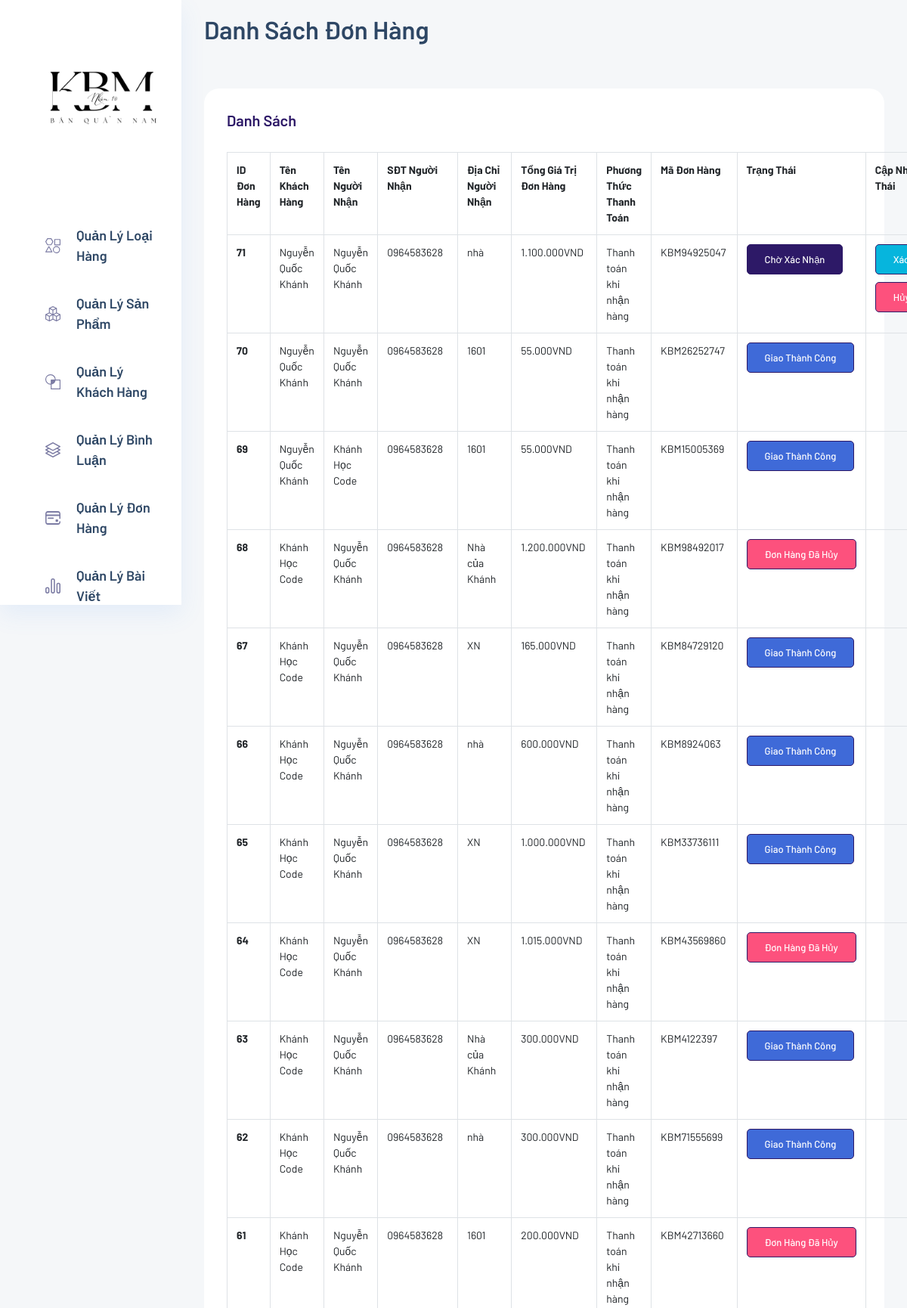
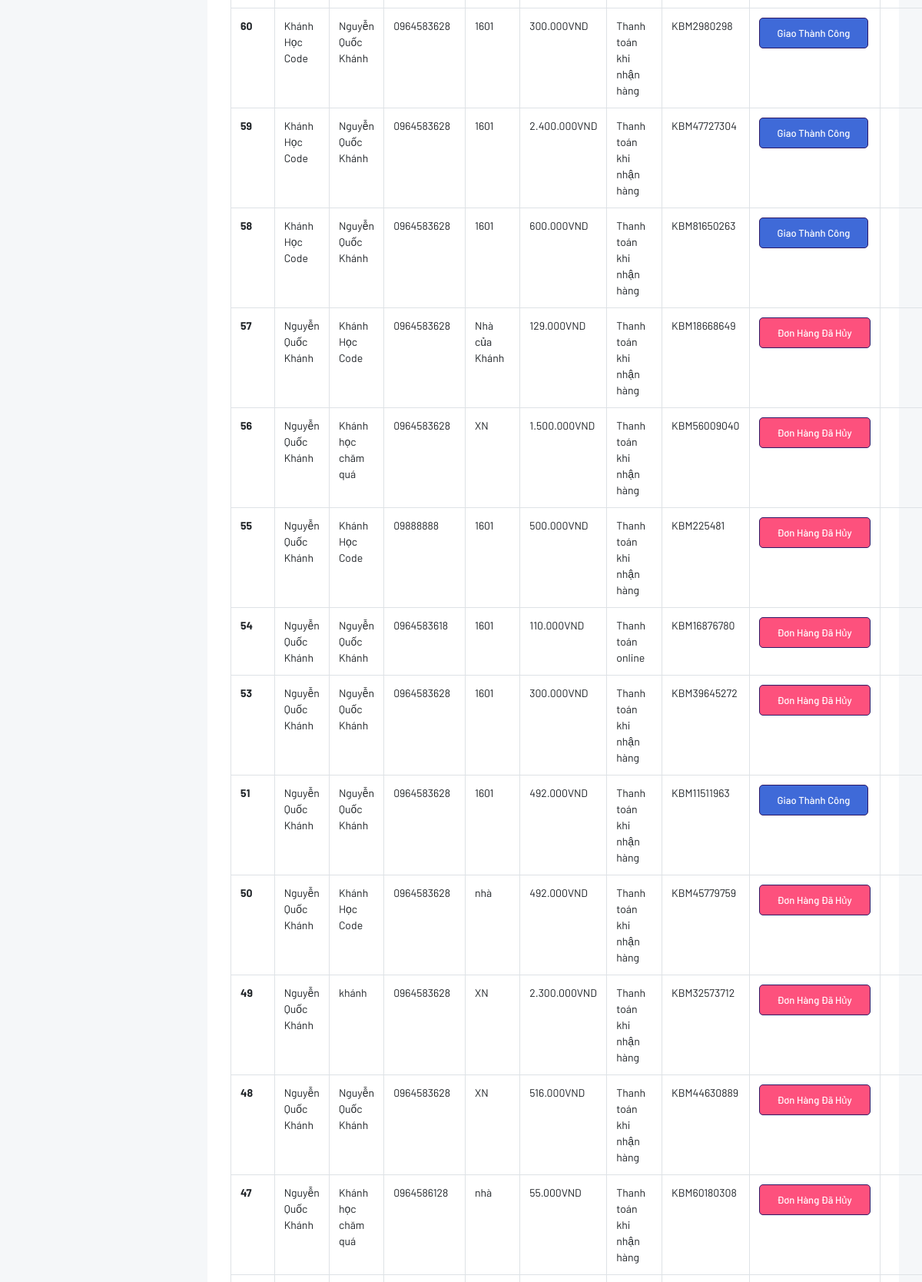
Page /TrangAdmin/admin/index.php?act=danhsachdonhang (upper part) on the committed database (2 pictures, top to bottom).
### tables this page shows
CREATE TABLE `orders` (
  `id_order` int(11) NOT NULL,
  `total_amount` double NOT NULL DEFAULT 0,
  `name` varchar(200) NOT NULL,
  `phone_user_setting` text NOT NULL,
  `address_user_setting` varchar(200) NOT NULL,
  `payment_methods` varchar(200) NOT NULL,
  `id_user` int(11) NOT NULL,
  `code_order` varchar(50) NOT NULL,
  `status` tinyint(1) NOT NULL DEFAULT 0 COMMENT '0.Chờ Xác Nhận 1.Đang Giao 2.Giao Thành Công 3.Hủy Đơn Hàng'
);

CREATE TABLE `users` (
  `id_user` int(11) NOT NULL,
  `name_user` varchar(200) NOT NULL,
  `email` varchar(200) NOT NULL,
  `phone` varchar(200) NOT NULL,
  `address` varchar(200) NOT NULL,
  `password` varchar(200) NOT NULL,
  `role_user` tinyint(1) NOT NULL,
  `softdlt_user` tinyint(1) NOT NULL DEFAULT 0
);

### model/pdo.php (called while the page is built, shortened)
<?php
function pdo_get_connection()
{
    $servername = "localhost";
    $username = "root";
    $password = "";
    try {
        $conn = new PDO("mysql:host=$servername;dbname=db_duanmot", $username, $password);
        $conn->setAttribute(PDO::ATTR_ERRMODE, PDO::ERRMODE_EXCEPTION);
        return $conn;
    } catch (PDOException $e) {
        echo "Connection failed: " . $e->getMessage();
    }
}
function pdo_query($sql)
{
    $sql_args = array_slice(func_get_args(), 1);
    try {
        $conn = pdo_get_connection();
        $stmt = $conn->prepare($sql);
        $stmt->execute($sql_args);
        $rows = $stmt->fetchAll();
        return $rows;
    } catch (PDOException $e) {
        throw $e;
    } finally {
        unset($conn);
    }
}

### model/order.php (called while the page is built, shortened)
<?php
function loadall_orders()
{
  $sql = "SELECT * FROM orders
  JOIN users ON orders.id_user = users.id_user ORDER BY id_order desc";
  $listorders = pdo_query($sql);
  return $listorders;
}
?>

### TrangAdmin/admin/donhang/danhsach.php (the view, shortened to what this page needs)
<section class="main_content dashboard_part">
    <div class="main_content_iner ">
        <div class="container-fluid p-0">
            <div class="row justify-content-center">
                <div class="col-12">
                    <div class="dashboard_header mb_50">
                        <div class="row">
                            <div class="col-lg-6">
                                <div class="dashboard_header_title">
                                    <h3>Danh Sách Đơn Hàng</h3>
                                </div>
                            </div>
                        </div>
                    </div>
                </div>
                <div class="col-lg-12">
                    <div class="white_box mb_30">
                        <div class="box_header ">
                            <div class="main-title">
                                <h3 class="mb-0">Danh Sách</h3>
                            </div>
                        </div>
                        <table class="table table-bordered">
                            <thead>
                                <tr>
                                    <th scope="col">ID Đơn Hàng </th>
                                    <th scope="col">Tên Khách Hàng</th>
                                    <th scope="col">Tên Người Nhận</th>
                                    <th scope="col">SĐT Người Nhận</th>
                                    <th scope="col">Địa Chỉ Người Nhận</th>
                                    <th scope="col">Tổng Giá Trị Đơn Hàng</th>
                                    <th scope="col">Phương Thức Thanh Toán</th>
                                    <th scope="col">Mã Đơn Hàng</th>
                                    <th scope="col">Trạng Thái</th>
                                    <th scope="col">Cập Nhật Trạng Thái</th>
                                </tr>
                            </thead>
                            <tbody>
                                <?php
                                foreach ($listorders as $orders) {
                                    extract($orders);
                                    $xemctdonhang = "index.php?act=xemctdonhang&id_order=" . $id_order; ?>
                                    <tr>
                                        <th scope="row"><?= $id_order ?></th>
                                        <td><?= $name_user ?></td>
                                        <td><?= $name ?></td>
                                        <td><?= $phone_user_setting ?></td>
                                        <td><?= $address_user_setting ?></td>
                                        <td><?=number_format($total_amount,0,",",".") ?>VND</td>
                                        <td><?= $payment_methods ?></td>
                                        <td><?= $code_order ?></td>
                                        <td>
                                            <?php if ($status == 0) { ?>
                                                <button type="button" class="add_button btn_1">Chờ Xác Nhận</button>
                                            <?php } else if ($status == 1) { ?>
                                                <button type="button" class="add_button btn_1 bg-success">Đang Giao</button>
                                            <?php } else if ($status == 2 ) { ?>
                                                <button type="button" class="add_button btn_1 bg-primary">Giao Thành Công</button>
                                            <?php } else { ?>
                                                <button type="button" class="add_button btn_1 bg-danger">Đơn Hàng Đã Hủy</button>
                                            <?php } ?>
                                        </td>
                                        <td>
                                            <form action="index.php?act=listorders&id_order=<?= $id_order ?>" method="post">
                                                <?php if ($status == 0) { ?>
                                                    <button type="submit" name="xacnhandonhang" class="add_button btn_1 bg-info mb_10 ">Xác Nhận</button>
                                                    <button type="submit" name="huydonhang" class="add_button btn_1 bg-danger">Hủy</button>
                                                <?php } else if ($status == 1) { ?>
                                                    <button type="submit" name="xacnhandonhang" class="add_button btn_1 bg-info mb_10">Hoàn thành</button>
                                                    <button type="submit" name="huydonhang" class="add_button btn_1 bg-danger">Hủy</button>
                                                <?php } ?>
                                            </form>
                                        </td>
                                    </tr>
                                <?php }
                                ?>
                            </tbody>
                        </table>
                    </div>
                </div>
            </div>
        </div>

### rows in the picture
orders: id_order "71", id_user.name_user "Nguyễn Quốc Khánh", name "Nguyễn Quốc Khánh", phone_user_setting "0964583628", address_user_setting "nhà", total_amount "1.100.000", payment_methods "Thanh toán khi nhận hàng", code_order "KBM94925047", status "Chờ Xác Nhận"
orders: id_order "70", id_user.name_user "Nguyễn Quốc Khánh", name "Nguyễn Quốc Khánh", phone_user_setting "0964583628", address_user_setting "1601", total_amount "55.000", payment_methods "Thanh toán khi nhận hàng", code_order "KBM26252747", status "Giao Thành Công"
orders: id_order "69", id_user.name_user "Nguyễn Quốc Khánh", name "Khánh Học Code", phone_user_setting "0964583628", address_user_setting "1601", total_amount "55.000", payment_methods "Thanh toán khi nhận hàng", code_order "KBM15005369", status "Giao Thành Công"
orders: id_order "68", id_user.name_user "Khánh Học Code", name "Nguyễn Quốc Khánh", phone_user_setting "0964583628", address_user_setting "Nhà của Khánh", total_amount "1.200.000", payment_methods "Thanh toán khi nhận hàng", code_order "KBM98492017", status "Đơn Hàng Đã Hủy"
orders: id_order "67", id_user.name_user "Khánh Học Code", name "Nguyễn Quốc Khánh", phone_user_setting "0964583628", address_user_setting "XN", total_amount "165.000", payment_methods "Thanh toán khi nhận hàng", code_order "KBM84729120", status "Giao Thành Công"
orders: id_order "66", id_user.name_user "Khánh Học Code", name "Nguyễn Quốc Khánh", phone_user_setting "0964583628", address_user_setting "nhà", total_amount "600.000", payment_methods "Thanh toán khi nhận hàng", code_order "KBM8924063", status "Giao Thành Công"
orders: id_order "65", id_user.name_user "Khánh Học Code", name "Nguyễn Quốc Khánh", phone_user_setting "0964583628", address_user_setting "XN", total_amount "1.000.000", payment_methods "Thanh toán khi nhận hàng", code_order "KBM33736111", status "Giao Thành Công"
orders: id_order "64", id_user.name_user "Khánh Học Code", name "Nguyễn Quốc Khánh", phone_user_setting "0964583628", address_user_setting "XN", total_amount "1.015.000", payment_methods "Thanh toán khi nhận hàng", code_order "KBM43569860", status "Đơn Hàng Đã Hủy"
orders: id_order "63", id_user.name_user "Khánh Học Code", name "Nguyễn Quốc Khánh", phone_user_setting "0964583628", address_user_setting "Nhà của Khánh", total_amount "300.000", payment_methods "Thanh toán khi nhận hàng", code_order "KBM4122397", status "Giao Thành Công"
orders: id_order "62", id_user.name_user "Khánh Học Code", name "Nguyễn Quốc Khánh", phone_user_setting "0964583628", address_user_setting "nhà", total_amount "300.000", payment_methods "Thanh toán khi nhận hàng", code_order "KBM71555699", status "Giao Thành Công"
orders: id_order "61", id_user.name_user "Khánh Học Code", name "Nguyễn Quốc Khánh", phone_user_setting "0964583628", address_user_setting "1601", total_amount "200.000", payment_methods "Thanh toán khi nhận hàng", code_order "KBM42713660", status "Đơn Hàng Đã Hủy"
orders: id_order "60", id_user.name_user "Khánh Học Code", name "Nguyễn Quốc Khánh", phone_user_setting "0964583628", address_user_setting "1601", total_amount "300.000", payment_methods "Thanh toán khi nhận hàng", code_order "KBM2980298", status "Giao Thành Công"
orders: id_order "59", id_user.name_user "Khánh Học Code", name "Nguyễn Quốc Khánh", phone_user_setting "0964583628", address_user_setting "1601", total_amount "2.400.000", payment_methods "Thanh toán khi nhận hàng", code_order "KBM47727304", status "Giao Thành Công"
orders: id_order "58", id_user.name_user "Khánh Học Code", name "Nguyễn Quốc Khánh", phone_user_setting "0964583628", address_user_setting "1601", total_amount "600.000", payment_methods "Thanh toán khi nhận hàng", code_order "KBM81650263", status "Giao Thành Công"
orders: id_order "57", id_user.name_user "Nguyễn Quốc Khánh", name "Khánh Học Code", phone_user_setting "0964583628", address_user_setting "Nhà của Khánh", total_amount "129.000", payment_methods "Thanh toán khi nhận hàng", code_order "KBM18668649", status "Đơn Hàng Đã Hủy"
orders: id_order "56", id_user.name_user "Nguyễn Quốc Khánh", name "Khánh học chăm quá", phone_user_setting "0964583628", address_user_setting "XN", total_amount "1.500.000", payment_methods "Thanh toán khi nhận hàng", code_order "KBM56009040", status "Đơn Hàng Đã Hủy"
orders: id_order "55", id_user.name_user "Nguyễn Quốc Khánh", name "Khánh Học Code", phone_user_setting "09888888", address_user_setting "1601", total_amount "500.000", payment_methods "Thanh toán khi nhận hàng", code_order "KBM225481", status "Đơn Hàng Đã Hủy"
orders: id_order "54", id_user.name_user "Nguyễn Quốc Khánh", name "Nguyễn Quốc Khánh", phone_user_setting "0964583618", address_user_setting "1601", total_amount "110.000", payment_methods "Thanh toán online", code_order "KBM16876780", status "Đơn Hàng Đã Hủy"
orders: id_order "53", id_user.name_user "Nguyễn Quốc Khánh", name "Nguyễn Quốc Khánh", phone_user_setting "0964583628", address_user_setting "1601", total_amount "300.000", payment_methods "Thanh toán khi nhận hàng", code_order "KBM39645272", status "Đơn Hàng Đã Hủy"
orders: id_order "51", id_user.name_user "Nguyễn Quốc Khánh", name "Nguyễn Quốc Khánh", phone_user_setting "0964583628", address_user_setting "1601", total_amount "492.000", payment_methods "Thanh toán khi nhận hàng", code_order "KBM11511963", status "Giao Thành Công"
orders: id_order "50", id_user.name_user "Nguyễn Quốc Khánh", name "Khánh Học Code", phone_user_setting "0964583628", address_user_setting "nhà", total_amount "492.000", payment_methods "Thanh toán khi nhận hàng", code_order "KBM45779759", status "Đơn Hàng Đã Hủy"
orders: id_order "49", id_user.name_user "Nguyễn Quốc Khánh", name "khánh", phone_user_setting "0964583628", address_user_setting "XN", total_amount "2.300.000", payment_methods "Thanh toán khi nhận hàng", code_order "KBM32573712", status "Đơn Hàng Đã Hủy"
orders: id_order "48", id_user.name_user "Nguyễn Quốc Khánh", name "Nguyễn Quốc Khánh", phone_user_setting "0964583628", address_user_setting "XN", total_amount "516.000", payment_methods "Thanh toán khi nhận hàng", code_order "KBM44630889", status "Đơn Hàng Đã Hủy"
orders: id_order "47", id_user.name_user "Nguyễn Quốc Khánh", name "Khánh học chăm quá", phone_user_setting "0964586128", address_user_setting "nhà", total_amount "55.000", payment_methods "Thanh toán khi nhận hàng", code_order "KBM60180308", status "Đơn Hàng Đã Hủy"
